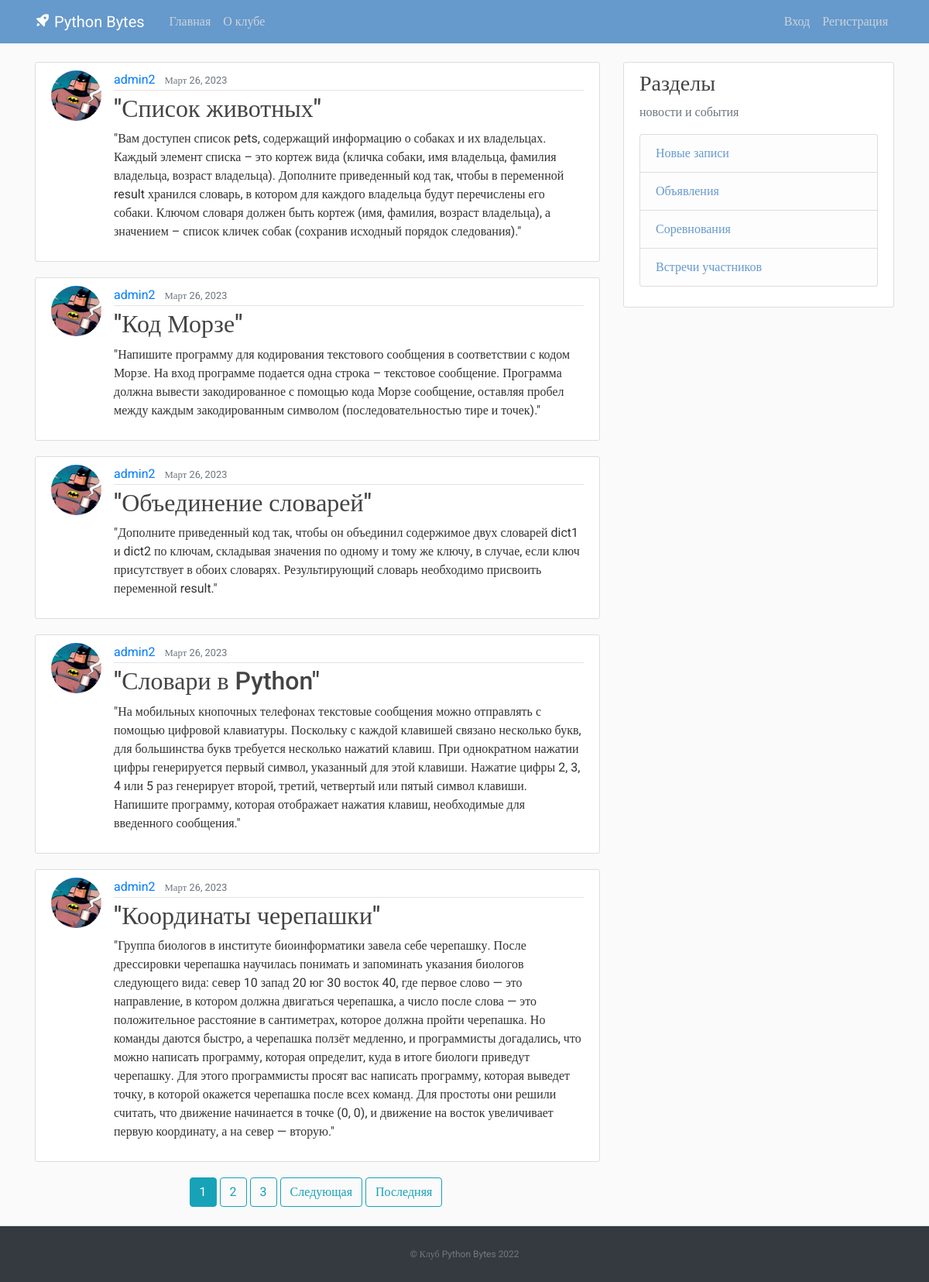
The page / on the database its author committed.
### blog/models.py (models this page shows, shortened)
class Post(models.Model):
    title = models.CharField(max_length=100)
    content = models.TextField()
    date_posted = models.DateTimeField(default=timezone.now)
    author = models.ForeignKey(User, on_delete=models.CASCADE)

### users/models.py (models this page shows, shortened)
class Profile(models.Model):
    user = models.OneToOneField(User, on_delete=models.CASCADE)
    image = models.ImageField(default='default.jpg', upload_to='profile_pics')

### blog/views.py (the view)
# urls.py: path('', PostListView.as_view(), name='blog-home'),
class PostListView(ListView):
    model = Post
    template_name = 'blog/home.html'
    context_object_name = 'posts'
    ordering = ['-date_posted']
    paginate_by = 5

### blog/templates/blog/home.html (shortened to what this page needs)
{% extends "blog/base.html" %}
{% block content %}
    {% for post in posts %}
        <article class="media content-section">
          <img class="rounded-circle article-img" src="{{ post.author.profile.image.url }}">
          <div class="media-body">
            <div class="article-metadata">
              <a class="mr-2" href="{% url 'user-posts' post.author.username %}">{{ post.author }}</a>
              <small class="text-muted">{{ post.date_posted|date:"F d, Y" }}</small>
            </div>
            <h2><a class="article-title" href="{% url 'post-detail' post.id %}">{{ post.title }}</a></h2>
            <p class="article-content">{{ post.content }}</p>
          </div>
        </article>
    {% endfor %}
    <div class="pagination justify-content-center">
      {% if is_paginated %}
        {% for num in page_obj.paginator.page_range %}
          {% if page_obj.number == num %}
            <a class="btn btn-info mb-4 mr-1" href="?page={{ num }}">{{ num }}</a>
          {% elif num > page_obj.number|add:'-3' and num < page_obj.number|add:'3' %}
            <a class="btn btn-outline-info mb-4 mr-1" href="?page={{ num }}">{{ num }}</a>
          {% endif %}
        {% endfor %}
        {% if page_obj.has_next %}
          <a class="btn btn-outline-info mb-4 mr-1" href="?page={{ page_obj.next_page_number }}">Следующая</a>
          <a class="btn btn-outline-info mb-4 mr-1" href="?page={{ page_obj.paginator.num_pages }}">Последняя</a>
        {% endif %}
      {% endif %}
    </div>
{% endblock content %}

### blog/templates/blog/base.html (shortened to what this page needs)
{% load static %}
<!DOCTYPE html>
<html>
<head>
     <link rel="stylesheet" href="https://maxcdn.bootstrapcdn.com/bootstrap/4.0.0/css/bootstrap.min.css">
     <link rel="stylesheet" type="text/css" href="{% static 'blog/main.css' %}">
     <link href='https://unpkg.com/boxicons@2.1.2/css/boxicons.min.css' rel='stylesheet'>
</head>
<body>
    <header class="site-header">
      <nav class="navbar navbar-expand-md navbar-dark bg-blue fixed-top">
        <div class="container">
          <a class="navbar-brand mr-4" href="{% url 'blog-home' %}"><i class='bx bxs-rocket bx-tada-hover'></i> Python Bytes</a>
          <div class="collapse navbar-collapse" id="navbarToggle">
            <div class="navbar-nav mr-auto">
              <a class="nav-item nav-link " href="{% url 'blog-home' %}">Главная</a>
              <a class="nav-item nav-link" href="{% url 'blog-about' %}">О клубе</a>
            </div>
            <div class="navbar-nav">
              {% if user.is_authenticated %}
                <a class="nav-item nav-link" href="{% url 'post-create' %}">Новая запись</a>
                <a class="nav-item nav-link" href="{% url 'profile' %}">Профиль</a>
                <a class="nav-item nav-link" href="{% url 'logout' %}">Выход</a>
              {% else %}
                <a class="nav-item nav-link" href="{% url 'login' %}">Вход</a>
                <a class="nav-item nav-link" href="{% url 'register' %}">Регистрация</a>
              {% endif %}
            </div>
          </div>
        </div>
      </nav>
    </header>
    <main role="main" class="container">
      <div class="row">
        <div class="col-md-8">
          {% block content %}{% endblock %}
        </div>
        <div class="col-md-4">
          <div class="content-section">
            <h3>Разделы</h3>
            <p class='text-muted'>новости и события
              <ul class="list-group">
                <li class="list-group-item list-group-item-light"><a href="#" style="color: #6699cc;">Новые записи</a></li>
                <li class="list-group-item list-group-item-light"><a href="#" style="color: #6699cc;">Объявления</a></li>
                <li class="list-group-item list-group-item-light"><a href="#" style="color: #6699cc;">Соревнования</a></li>
                <li class="list-group-item list-group-item-light"><a href="#"  style="color: #6699cc;">Встречи участников</a></li>
              </ul>
            </p>
          </div>
        </div>
      </div>
    </main>
    <footer class="text-center bg-dark">
      <p><a href="{% url 'blog-home' %}">© Клуб Python Bytes 2022</a></p>
    </footer>
</body>
</html>

### blog/static/blog/main.css (style rules this page uses)
body, html { width:100%; height:100% }
body { margin:0; padding:0; background: #fafafa; color: #333333; margin-top: 5rem; font-family:Roboto; }
h1, h2, h3, h4, h5, h6 { color: #444444; }
ul { margin: 0; }
.bg-blue { background-color: #6699cc; }
.site-header .navbar-nav .nav-link { color: #cbd5db; }
.content-section { background: #ffffff; padding: 10px 20px; border: 1px solid #dddddd; border-radius: 3px; margin-bottom: 20px; }
.article-title { color: #444444; }
.article-content { white-space: pre-line; }
.article-img { height: 65px; width: 65px; margin-right: 16px; }
.article-metadata { padding-bottom: 1px; margin-bottom: 4px; border-bottom: 1px solid #e3e3e3 }
footer { position: sticky!important; top: 100%; padding-top:25px; padding-bottom:25px; border-top:1px solid #ddd; }
footer p { margin:2px; text-align:center; padding:0 40px; color:#fff; font-size:12px; }
footer a { color:#777 }

### rows shown on the page
Post: author.profile.image (placeholder picture), author "admin2", date_posted "Март 26, 2023", title "\"Список животных\"", content "\"Вам доступен список pets, содержащий информацию о собаках и их владельцах. Каждый элемент списка – это кортеж вида (кличка собаки, имя владельца, фамилия владельца, возраст владельца). Дополните приведенный код так, чтобы в переменной result хранился словарь, в котором для каждого владельца будут перечислены его собаки. Ключом словаря должен быть кортеж (имя, фамилия, возраст владельца), а значением – список кличек собак (сохранив исходный порядок следования).\""
Post: author.profile.image (placeholder picture), author "admin2", date_posted "Март 26, 2023", title "\"Код Морзе\"", content "\"Напишите программу для кодирования текстового сообщения в соответствии с кодом Морзе. На вход программе подается одна строка – текстовое сообщение. Программа должна вывести закодированное с помощью кода Морзе сообщение, оставляя пробел между каждым закодированным символом (последовательностью тире и точек).\""
Post: author.profile.image (placeholder picture), author "admin2", date_posted "Март 26, 2023", title "\"Объединение словарей\"", content "\"Дополните приведенный код так, чтобы он объединил содержимое двух словарей dict1 и dict2 по ключам, складывая значения по одному и тому же ключу, в случае, если ключ присутствует в обоих словарях. Результирующий словарь необходимо присвоить переменной result.\""
Post: author.profile.image (placeholder picture), author "admin2", date_posted "Март 26, 2023", title "\"Словари в Python\"", content "\"На мобильных кнопочных телефонах текстовые сообщения можно отправлять с помощью цифровой клавиатуры. Поскольку с каждой клавишей связано несколько букв, для большинства букв требуется несколько нажатий клавиш. При однократном нажатии цифры генерируется первый символ, указанный для этой клавиши. Нажатие цифры 2, 3, 4 или 5 раз генерирует второй, третий, четвертый или пятый символ клавиши. Напишите программу, которая отображает нажатия клавиш, необходимые для введенного сообщения.\""
Post: author.profile.image (placeholder picture), author "admin2", date_posted "Март 26, 2023", title "\"Координаты черепашки\"", content "\"Группа биологов в институте биоинформатики завела себе черепашку. После дрессировки черепашка научилась понимать и запоминать указания биологов следующего вида: север 10 запад 20 юг 30 восток 40, где первое слово — это направление, в котором должна двигаться черепашка, а число после слова — это положительное расстояние в сантиметрах, которое должна пройти черепашка. Но команды даются быстро, а черепашка ползёт медленно, и программисты догадались, что можно написать программу, которая определит, куда в итоге биологи приведут черепашку. Для этого программисты просят вас написать программу, которая выведет точку, в которой окажется черепашка после всех команд. Для простоты они решили считать,…"

### other values the page prints
{{ num }} "1"
{{ num }} "2" "3"
